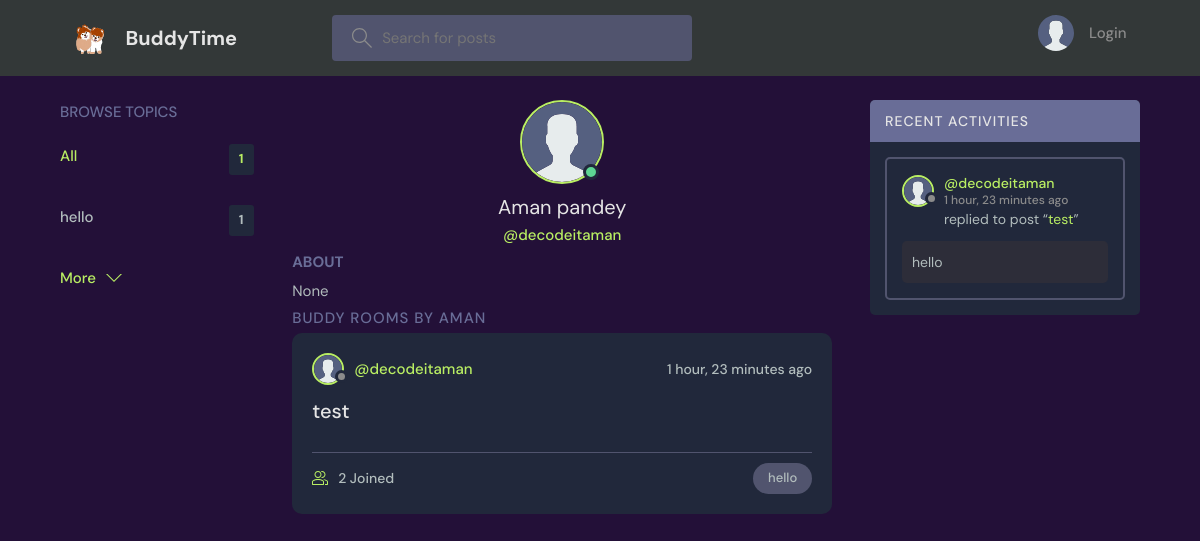
Page /profile/1/ on the committed database.
### base/models.py (models this page shows, shortened)
class Topic(models.Model):
    name = models.CharField(max_length=200)

class User(AbstractUser):
    name = models.CharField(max_length=200, null=True)
    email = models.EmailField(unique=True, null=True)
    bio = models.TextField(null=True)
    avatar = models.ImageField(null=True, default="avatar.svg")
    USERNAME_FIELD = 'email'
    REQUIRED_FIELDS = ['username']

class Room(models.Model):
    host = models.ForeignKey(User, on_delete=models.SET_NULL, null=True)
    topic = models.ForeignKey(Topic, on_delete=models.SET_NULL, null=True)
    name = models.CharField(max_length=200)
    description = models.TextField(null=True, blank=True)
    participants = models.ManyToManyField(
        User, related_name='participants', blank=True)
    updated = models.DateTimeField(auto_now=True)
    created = models.DateTimeField(auto_now_add=True)
    class Meta:
        ordering = ['-updated', '-created']
    def __str__(self):
        return self.name

class Message(models.Model):
    user = models.ForeignKey(User, on_delete=models.CASCADE)
    room = models.ForeignKey(Room, on_delete=models.CASCADE)
    body = models.TextField()
    updated = models.DateTimeField(auto_now=True)
    created = models.DateTimeField(auto_now_add=True)
    class Meta:
        ordering = ['-updated', '-created']

### base/views.py (the view)
# urls.py: path('profile/<str:pk>/', views.userProfile, name="user-profile"),
def userProfile(request, pk):
    user = User.objects.get(id=pk)
    rooms = user.room_set.all()
    room_messages = user.message_set.all()
    topics = Topic.objects.all()
    context = {'user': user, 'rooms': rooms,
               'room_messages': room_messages, 'topics': topics}
    return render(request, 'base/profile.html', context)

### base/templates/base/profile.html (shortened to what this page needs)
{% extends 'main.html' %}
{% block content %}
<main class="profile-page layout layout--3">
  <div class="container">
    {% include 'base/topics_component.html' %}
    <div class="roomList">
      <div class="profile">
        <div class="profile__avatar">
          <div class="avatar avatar--large active">
            <img src="{{user.avatar.url}}" />
          </div>
        </div>
        <div class="profile__info">
          <h3>{{user.name}}</h3>
          <p>@{{user.username}}</p>
        </div>
        <div class="profile__about">
          <h3>About</h3>
          <p>
            {{user.bio}}
          </p>
        </div>
      </div>
      <div class="roomList__header">
        <div>
          <h2>Buddy Rooms by Aman</a>
          </h2>
        </div>
      </div>
      {% include 'base/feed_component.html' %}
    </div>
    {% include 'base/activity_component.html' %}
  </div>
</main>
{% endblock content %}

### base/templates/base/topics_component.html
<div class="topics">
    <div class="topics__header">
        <h2>Browse Topics</h2>
    </div>
    <ul class="topics__list">
        <li>
            <a href="{% url 'home' %}" class="active">All <span>{{topics.count}}</span></a>
        </li>
        {% for topic in topics %}
        <li>
            <a href="{% url 'home' %}?q={{topic.name}}">{{topic.name}}<span>{{topic.room_set.all.count}}</span></a>
        </li>
        {% endfor %}
    </ul>
    <a class="btn btn--link" href="{% url 'topics' %}">
        More
        <svg version="1.1" xmlns="http://www.w3.org/2000/svg" width="32" height="32" viewBox="0 0 32 32">
            <title>chevron-down</title>
            <path d="M16 21l-13-13h-3l16 16 16-16h-3l-13 13z"></path>
        </svg>
    </a>
</div>

### base/templates/base/feed_component.html (shortened to what this page needs)
{% for room in rooms %}
<div class="roomListRoom">
    <div class="roomListRoom__header">
        <a href="{% url 'user-profile' room.host.id %}" class="roomListRoom__author">
            <div class="avatar avatar--small">
                <img src="{{room.host.avatar.url}}" />
            </div>
            <span>@{{room.host.username}}</span>
        </a>
        <div class="roomListRoom__actions">
            <span>{{room.created|timesince}} ago</span>
        </div>
    </div>
    <div class="roomListRoom__content">
        <a href="{% url 'room' room.id %}">{{room.name}}</a>
    </div>
    <div class="roomListRoom__meta">
        <a href="{% url 'room' room.id %}" class="roomListRoom__joined">
            {{room.participants.all.count}} Joined
        </a>
        <p class="roomListRoom__topic">{{room.topic.name}}</p>
    </div>
</div>
{% endfor %}

### base/templates/base/activity_component.html (shortened to what this page needs)
<div class="activities">
    <div class="activities__header">
        <h2>Recent Activities</h2>
    </div>
    {% for message in room_messages %}
    <div class="activities__box">
        <div class="activities__boxHeader roomListRoom__header">
            <a href="{% url 'user-profile' message.user.id %}" class="roomListRoom__author">
                <div class="avatar avatar--small">
                    <img src="{{message.user.avatar.url}}" />
                </div>
                <p>
                    @{{message.user.username}}
                    <span>{{message.created|timesince}} ago</span>
                </p>
            </a>
        </div>
        <div class="activities__boxContent">
            <p>replied to post “<a href="{% url 'room' message.room.id %}">{{message.room}}</a>”</p>
            <div class="activities__boxRoomContent">{{message.body}}</div>
        </div>
    </div>
    {% endfor %}
</div>

### rows in the picture
Topic: name "hello", room_set.all.count "1"
User: avatar (placeholder picture), name "Aman pandey", username "decodeitaman", bio "None"
Room: host.avatar (placeholder picture), host.username "decodeitaman", created "1 hour, 23 minutes", name "test", participants.all.count "2", topic.name "hello"
Message: user.avatar (placeholder picture), user.username "decodeitaman", created "1 hour, 23 minutes", room "test", body "hello"

### other values in the picture
{{ topics.count }} "1"
